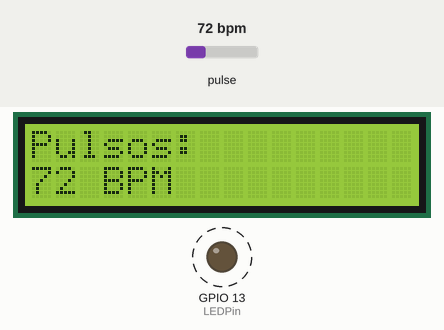
Bench run of a sketch on a simulated ESP32. Shown: 16×2 character LCD, output pins drawn as LEDs (lit = HIGH). Dashed ring = blinking. The test bench sets the inputs (shaded band); at power-on: pulse 72 bpm. What the sketch prints to the serial monitor is not drawn.

Above: at 3.2 s.
3.3 s: pulse set to 42 bpm
At 4.46 s:
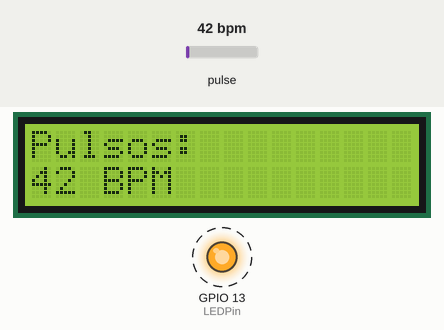
6.0 s: pulse set to 100 bpm
At 6.5 s:
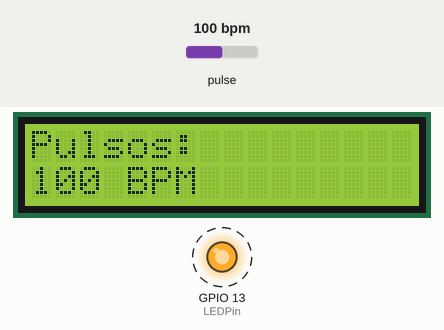
7.9 s: pulse set to 130 bpm
At 8.18 s:
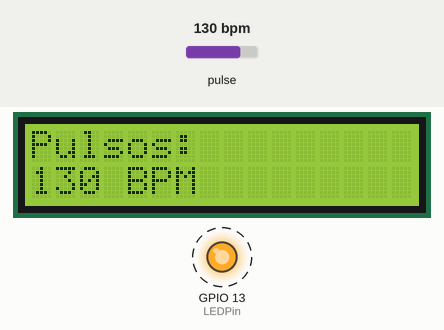
Timing chart, 0 to 16.9 s (numbered marks = the images above; inputs shaded):
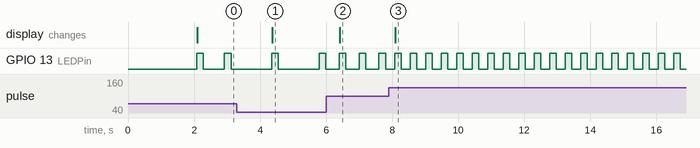

Measured:
- after the input at 3.3 s, GPIO 13 (LEDPin): alternates HIGH for 0.20 s and LOW for 1.2 s, starting after 1.1 s; the display: changes after 1.1 s (image 1)
- after the input at 6.0 s, the display: changes after 0.41 s (image 2)
- after the input at 7.9 s, the display: changes after 0.19 s (image 3)
- by itself, GPIO 13 (LEDPin): alternates HIGH for 0.20 s and LOW for 0.64 s

The sketch:

lectorDePulsos.ino
```cpp
#define USE_ARDUINO_INTERRUPTS true
#include <PulseSensorPlayground.h>
#include <Wire.h>
#include <LiquidCrystal_I2C.h>

const int PulseSensorPin = 33;  // Pin donde está conectado el sensor de pulso
const int LEDPin = 13;          // Pin donde está conectado el LED
const int Threshold = 3800;     // Ajusta el umbral para hacer menos sensible la detección

PulseSensorPlayground pulseSensor;
LiquidCrystal_I2C lcd(0x27, 16, 2); // Dirección I2C de la pantalla LCD (puede variar, ajusta si es necesario)

unsigned long lastBeatTime = 0;   // Tiempo del último latido detectado
const int debounceTime = 100;     // Retardo entre latidos en milisegundos

void setup() {
  Serial.begin(9600);            // Iniciar la comunicación serial
  Wire.begin(21, 22);              // Iniciar la comunicación I2C en los pines 21 y 22
  lcd.init();                      // Inicializar la pantalla LCD
  lcd.backlight();                 // Encender la luz de fondo de la pantalla LCD

  pinMode(LEDPin, OUTPUT);         // Configurar el pin del LED como salida
  digitalWrite(LEDPin, LOW);       // Asegurarse de que el LED esté apagado inicialmente

  pulseSensor.analogInput(PulseSensorPin);   // Configurar el pin del sensor
  pulseSensor.setThreshold(Threshold);       // Configurar el umbral
  pulseSensor.blinkOnPulse(LEDPin);          // Configurar el LED para parpadear en cada pulso

  if (pulseSensor.begin()) {
    Serial.println("Sensor de pulso iniciado correctamente.");
    lcd.setCursor(0, 0);
    lcd.print("Sensor Iniciado");
  } else {
    Serial.println("Error al iniciar el sensor de pulso.");
    lcd.setCursor(0, 0);
    lcd.print("Error Iniciando");
  }
  delay(2000); // Esperar 2 segundos para mostrar el mensaje inicial
  lcd.clear(); // Limpiar la pantalla LCD
}

void loop() {
  int myBPM = pulseSensor.getBeatsPerMinute();  // Obtener los BPM

  // Comprobar si se ha detectado un latido y aplicar debounce
  unsigned long currentTime = millis();
  if (pulseSensor.sawStartOfBeat() && (currentTime - lastBeatTime > debounceTime)) {
    lastBeatTime = currentTime;  // Actualizar el tiempo del último latido
    Serial.print("BPM: ");
    Serial.println(myBPM);       // Mostrar los BPM en el monitor serial

    // Mostrar los BPM en la pantalla LCD
    lcd.clear();
    lcd.setCursor(0, 0);
    lcd.print("Pulsos:");
    lcd.setCursor(0, 1);
    lcd.print(myBPM);
    lcd.print(" BPM");
  }

  delay(10);  // Pequeño retraso para evitar sobrecarga
}
```
